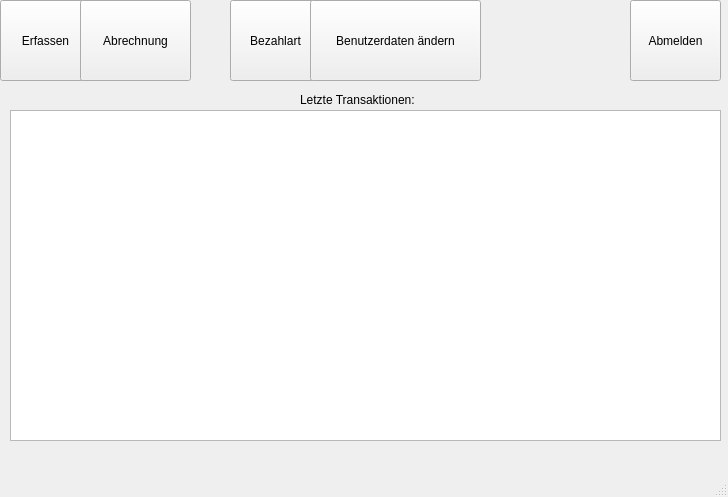
<?xml version="1.0" encoding="UTF-8"?>
<ui version="4.0">
 <class>Hauptmenue</class>
 <widget class="QMainWindow" name="Hauptmenue">
  <property name="geometry">
   <rect>
    <x>0</x>
    <y>0</y>
    <width>728</width>
    <height>497</height>
   </rect>
  </property>
  <property name="windowTitle">
   <string>Hauptmenü</string>
  </property>
  <widget class="QWidget" name="centralwidget">
   <widget class="QPushButton" name="btn_Erfassen">
    <property name="geometry">
     <rect>
      <x>0</x>
      <y>0</y>
      <width>91</width>
      <height>81</height>
     </rect>
    </property>
    <property name="cursor">
     <cursorShape>PointingHandCursor</cursorShape>
    </property>
    <property name="toolTip">
     <string>&lt;html&gt;&lt;head/&gt;&lt;body&gt;&lt;p&gt;Pflegen Sie Ein- bzw. Ausgaben in das System ein&lt;/p&gt;&lt;/body&gt;&lt;/html&gt;</string>
    </property>
    <property name="text">
     <string>Erfassen</string>
    </property>
   </widget>
   <widget class="QPushButton" name="btn_Abrechnung">
    <property name="geometry">
     <rect>
      <x>80</x>
      <y>0</y>
      <width>111</width>
      <height>81</height>
     </rect>
    </property>
    <property name="cursor">
     <cursorShape>PointingHandCursor</cursorShape>
    </property>
    <property name="toolTip">
     <string>&lt;html&gt;&lt;head/&gt;&lt;body&gt;&lt;p&gt;Erstellt ein Kategoriebozogenes- sowie ein Gesammtsaldo&lt;/p&gt;&lt;/body&gt;&lt;/html&gt;</string>
    </property>
    <property name="text">
     <string>Abrechnung</string>
    </property>
   </widget>
   <widget class="QPushButton" name="btn_Abmelden">
    <property name="geometry">
     <rect>
      <x>630</x>
      <y>0</y>
      <width>91</width>
      <height>81</height>
     </rect>
    </property>
    <property name="cursor">
     <cursorShape>PointingHandCursor</cursorShape>
    </property>
    <property name="toolTip">
     <string>&lt;html&gt;&lt;head/&gt;&lt;body&gt;&lt;p&gt;Meldet Sie vom System ab&lt;/p&gt;&lt;/body&gt;&lt;/html&gt;</string>
    </property>
    <property name="text">
     <string>Abmelden</string>
    </property>
   </widget>
   <widget class="QPushButton" name="btn_Bezahlart">
    <property name="geometry">
     <rect>
      <x>230</x>
      <y>0</y>
      <width>91</width>
      <height>81</height>
     </rect>
    </property>
    <property name="cursor">
     <cursorShape>PointingHandCursor</cursorShape>
    </property>
    <property name="toolTip">
     <string>&lt;html&gt;&lt;head/&gt;&lt;body&gt;&lt;p&gt;Wählen Sie ihre bevorzugten Zahlungsarten aus&lt;/p&gt;&lt;/body&gt;&lt;/html&gt;</string>
    </property>
    <property name="text">
     <string>Bezahlart</string>
    </property>
   </widget>
   <widget class="QPushButton" name="btn_Benutzerdaten">
    <property name="geometry">
     <rect>
      <x>310</x>
      <y>0</y>
      <width>171</width>
      <height>81</height>
     </rect>
    </property>
    <property name="cursor">
     <cursorShape>PointingHandCursor</cursorShape>
    </property>
    <property name="text">
     <string>Benutzerdaten ändern</string>
    </property>
   </widget>
   <widget class="QTableWidget" name="tbl_Transaktionen">
    <property name="geometry">
     <rect>
      <x>10</x>
      <y>110</y>
      <width>711</width>
      <height>331</height>
     </rect>
    </property>
   </widget>
   <widget class="QLabel" name="label">
    <property name="geometry">
     <rect>
      <x>300</x>
      <y>90</y>
      <width>161</width>
      <height>20</height>
     </rect>
    </property>
    <property name="text">
     <string>Letzte Transaktionen:</string>
    </property>
   </widget>
  </widget>
  <widget class="QMenuBar" name="menubar">
   <property name="geometry">
    <rect>
     <x>0</x>
     <y>0</y>
     <width>728</width>
     <height>22</height>
    </rect>
   </property>
  </widget>
  <widget class="QStatusBar" name="statusbar"/>
 </widget>
 <resources/>
 <connections/>
</ui>
